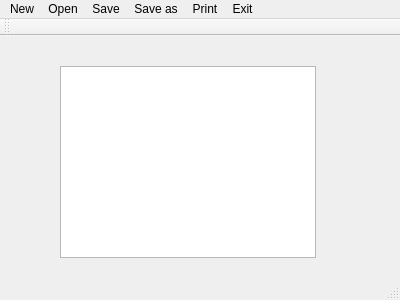
<?xml version="1.0" encoding="UTF-8"?>
<ui version="4.0">
 <class>Notepad</class>
 <widget class="QMainWindow" name="Notepad">
  <property name="geometry">
   <rect>
    <x>0</x>
    <y>0</y>
    <width>400</width>
    <height>300</height>
   </rect>
  </property>
  <property name="windowTitle">
   <string>Notepad</string>
  </property>
  <widget class="QWidget" name="centralWidget">
   <widget class="QTextEdit" name="textEdit">
    <property name="geometry">
     <rect>
      <x>60</x>
      <y>30</y>
      <width>256</width>
      <height>192</height>
     </rect>
    </property>
   </widget>
  </widget>
  <widget class="QMenuBar" name="menuBar">
   <property name="geometry">
    <rect>
     <x>0</x>
     <y>0</y>
     <width>400</width>
     <height>20</height>
    </rect>
   </property>
   <widget class="QMenu" name="menuNew">
    <property name="title">
     <string>New</string>
    </property>
   </widget>
   <widget class="QMenu" name="menuOpen">
    <property name="title">
     <string>Open</string>
    </property>
   </widget>
   <widget class="QMenu" name="menuSave">
    <property name="title">
     <string>Save</string>
    </property>
   </widget>
   <widget class="QMenu" name="menuSave_as">
    <property name="title">
     <string>Save as</string>
    </property>
   </widget>
   <widget class="QMenu" name="menuPrint">
    <property name="title">
     <string>Print</string>
    </property>
   </widget>
   <widget class="QMenu" name="menuExit">
    <property name="title">
     <string>Exit</string>
    </property>
   </widget>
   <addaction name="menuNew"/>
   <addaction name="menuOpen"/>
   <addaction name="menuSave"/>
   <addaction name="menuSave_as"/>
   <addaction name="menuPrint"/>
   <addaction name="menuExit"/>
  </widget>
  <widget class="QToolBar" name="mainToolBar">
   <attribute name="toolBarArea">
    <enum>TopToolBarArea</enum>
   </attribute>
   <attribute name="toolBarBreak">
    <bool>true</bool>
   </attribute>
  </widget>
  <widget class="QStatusBar" name="statusBar"/>
  <action name="actiondf">
   <property name="text">
    <string>df</string>
   </property>
  </action>
 </widget>
 <layoutdefault spacing="6" margin="11"/>
 <resources/>
 <connections/>
</ui>
